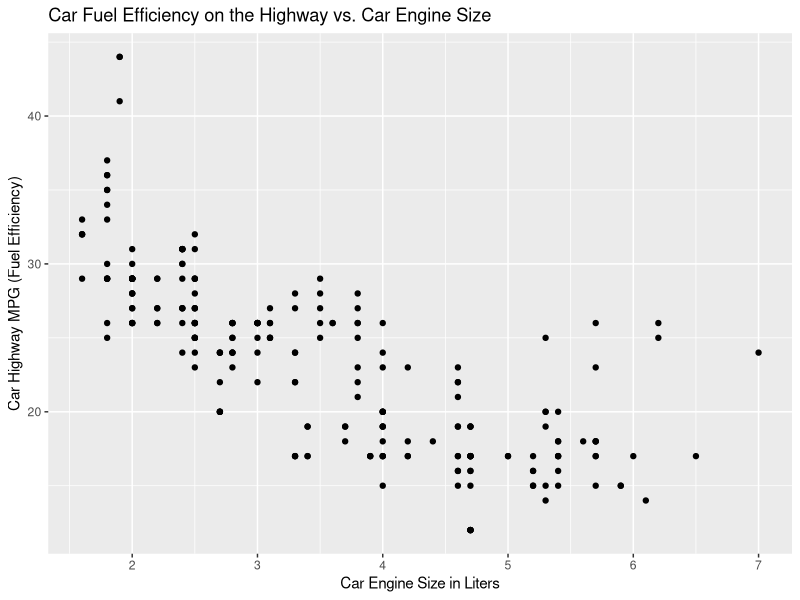

The R source for this figure:
## ---- chunk 1
library(ggplot2)
data(mpg)
head(mpg)
## ---- chunk 2
library(ggplot2)

ggplot(data = mpg) +
  geom_point(aes(x = displ, y = hwy)) +
  labs(title = "Car Fuel Efficiency on the Highway vs. Car Engine Size",
       x = "Car Engine Size in Liters",
       y = "Car Highway MPG (Fuel Efficiency)")
